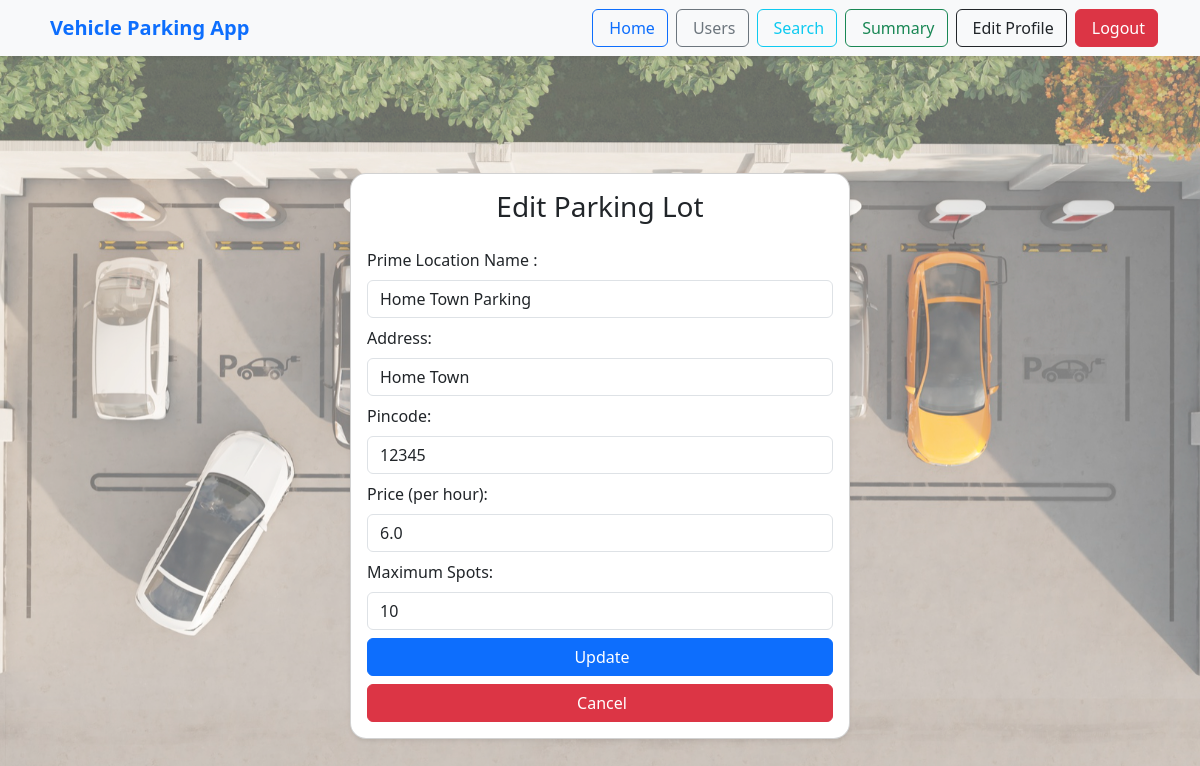
Page /edit_parking_lot/1 (signed in) on the earlier database version.
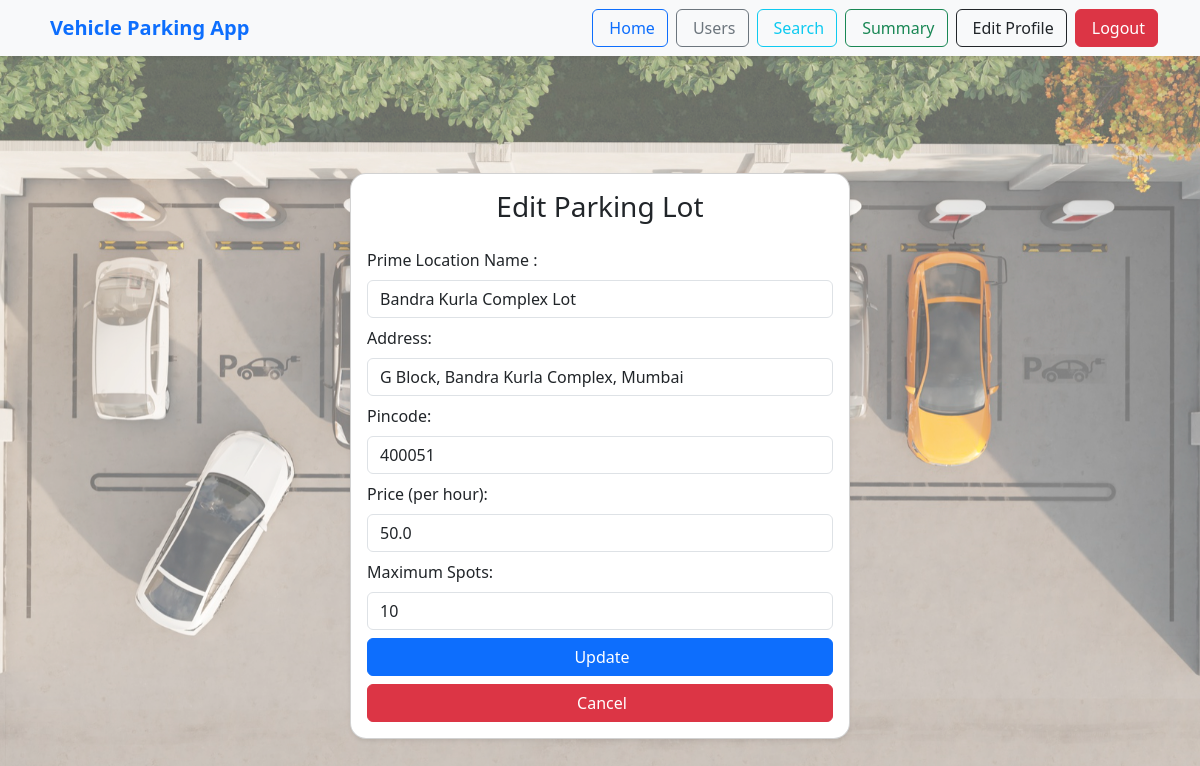
Same page on the later database version.
### models/models.py (models this page shows)
class ParkingLot(db.Model):
    id = db.Column(db.Integer, primary_key = True, autoincrement = True)
    prime_location_name = db.Column(db.String(100), nullable = False)
    address = db.Column(db.String(250), nullable = False)
    pincode = db.Column(db.String(10), nullable = False)
    maximum_number_of_spots = db.Column(db.Integer, nullable = False)
    price = db.Column(db.Float, nullable = False)
    spot = db.relationship('ParkingSpot', backref='parking_lot', lazy=True,uselist=False)
    reserve = db.relationship('ReserveParkingSpot', backref='parking_lot', lazy=True, uselist=False)

### controller/routes.py (the view, shortened to what this page needs)
@app.route('/edit_parking_lot/<int:parking_lot_id>', methods=['GET', 'POST'])
def edit_parking_lot(parking_lot_id):
    if session.get('user_role') == 'admin':
        parking_lot = ParkingLot.query.get(parking_lot_id)
        if not parking_lot:
            flash('Parking lot not found!', 'error')
            return redirect(url_for('home'))
        if request.method == 'GET':
            return render_template('edit_parking_lot.html', parking_lot=parking_lot)
    else:
        flash('Access denied! Admins only.', 'error')
        return redirect(url_for('home'))

### templates/edit_parking_lot.html (shortened to what this page needs)
{% extends 'base.html' %}
{% block content %}
<div class="container-fluid min-vh-100 d-flex justify-content-center align-items-center">
  <div class="card p-3 shadow-sm w-100 rounded-4" style="max-width: 500px;">
    <h3 class="text-center mb-4">Edit Parking Lot</h3>
    <form method="POST" action={{ url_for('edit_parking_lot', parking_lot_id=parking_lot.id) }}>
      <div class="mb-2">
        <label for="location" class="form-label">Prime Location Name : </label>
        <input type="text" class="form-control" id="location" name="location" placeholder="Enter location"
          value="{{ parking_lot.prime_location_name }}">
      </div>
      <div class="mb-2">
        <label for="address" class="form-label">Address: </label>
        <input class="form-control" id="address" name="address" placeholder="Enter your address" rows="2"
          value="{{ parking_lot.address }}"></input>
      </div>
      <div class="mb-2">
        <label for="pincode" class="form-label">Pincode: </label>
        <input type="text" class="form-control" id="pincode" name="pincode" placeholder="Enter pincode"
          value="{{ parking_lot.pincode }}">
      </div>
      <div class="mb-2">
        <label for="price" class="form-label">Price (per hour): </label>
        <input type="text" class="form-control" id="price" name="price" placeholder="Enter Price"
          value="{{ parking_lot.price }}">
      </div>
      <div class="mb-2">
        <label for="max_spots" class="form-label">Maximum Spots: </label>
        <input type="text" class="form-control" id="max_spots" name="max_spots" placeholder="Enter maximum spots"
          value="{{ parking_lot.maximum_number_of_spots }}">
      </div>
      <div class="d-grid mb-2">
        <button type="submit" class="btn btn-primary">
          Update
        </button>
      </div>
      <div class="d-grid">
        <a href="{{ url_for('home') }}" class="btn btn-danger">
          Cancel
        </a>
      </div>
    </form>
  </div>
</div>
{% endblock %}

Differences in the rows shown:
changed ParkingLot: location "Home Town Parking" → "Bandra Kurla Complex Lot"; address "Home Town" → "G Block, Bandra Kurla Complex, Mumbai"; pincode "12345" → "400051"; price "6.0" → "50.0"
